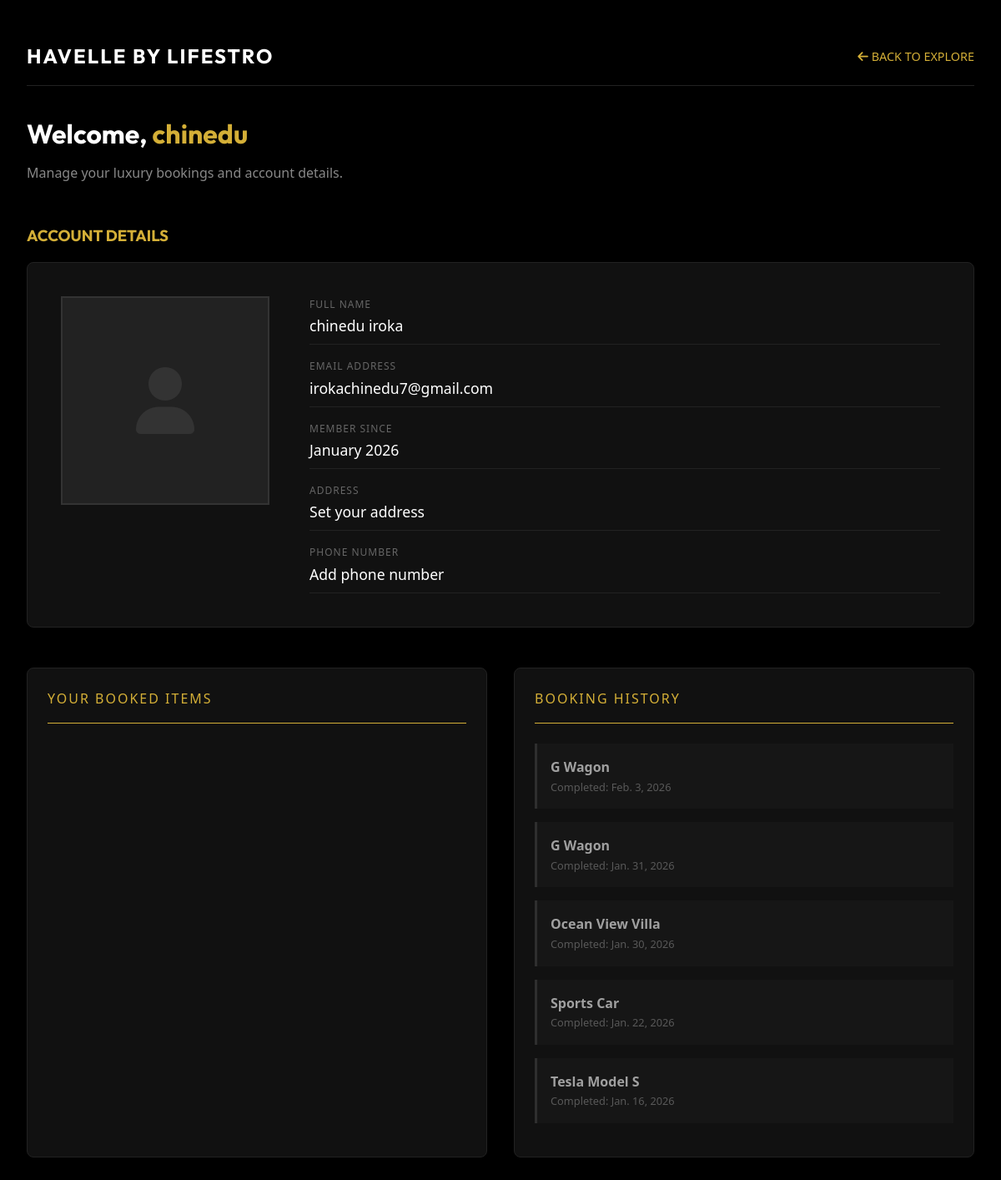
Page /profile/ (signed in) on the committed database.
### landing/models.py (models this page shows, shortened)
class UserProfile(models.Model):
    user = models.OneToOneField(User, on_delete=models.CASCADE, related_name='profile')
    phone_number = models.CharField(max_length=20, blank=True)
    address = models.TextField(blank=True)
    date_of_birth = models.DateField(null=True, blank=True)
    face_photo = models.ImageField(upload_to='profiles/faces/', null=True, blank=True)

class Booking(models.Model):
    STATUS_CHOICES = [
        ('pending', 'Pending'),
        ('confirmed', 'Confirmed'),
        ('cancelled', 'Cancelled'),
        ('completed', 'Completed'),
    ]
    DURATION_CHOICES = [
        ('airport', 'Airport Pick-up / Drop-off'),
        ('10h', '10 Hours'),
        ('12h', '12 Hours'),
        ('More', 'Days'),
        ('custom', 'Select Return Date'),
    ]
    STAY_TYPE_CHOICES = [
        ('normal', 'Normal Stay'),
        ('party', 'Party/Event'),
    ]
    user = models.ForeignKey(User, on_delete=models.CASCADE, related_name='bookings')
    item = models.ForeignKey(RentalItem, on_delete=models.CASCADE, related_name='bookings')
    start_date = models.DateField()
    end_date = models.DateField(blank=True, null=True)
    status = models.CharField(max_length=20, choices=STATUS_CHOICES, default='pending')
    pickup_location = models.CharField(max_length=255, blank=True, null=True)
    destination = models.CharField(max_length=255, blank=True, null=True)
    duration_type = models.CharField(max_length=20, choices=DURATION_CHOICES, default='airport')
    number_of_guests = models.IntegerField(blank=True, null=True, help_text="Number of guests for apartment bookings")
    stay_type = models.CharField(
        max_length=20,
        choices=STAY_TYPE_CHOICES,
        blank=True,
        null=True,
        help_text="Type of stay for apartment bookings"
    )
    created_at = models.DateTimeField(auto_now_add=True)
    updated_at = models.DateTimeField(auto_now=True)
    class Meta:
        ordering = ['-created_at']
        indexes = [
            models.Index(fields=['item', 'start_date', 'end_date']),
            models.Index(fields=['user', '-created_at']),
            models.Index(fields=['status']),
        ]

class RentalItem(models.Model):
    category = models.ForeignKey(Category, on_delete=models.CASCADE, related_name='items')
    name = models.CharField(max_length=200)
    description = models.TextField()
    price_per_day = models.DecimalField(max_digits=10, decimal_places=2)
    rating = models.DecimalField(max_digits=3, decimal_places=1, default=5.0)
    image = models.ImageField(upload_to='rentals/')
    video_url = models.URLField(blank=True, null=True, help_text="Link to YouTube or Vimeo video")
    is_featured = models.BooleanField(default=False)

### landing/views.py (the view)
# urls.py: path('profile/', views.profile_view, name='profile'),
@login_required
def profile_view(request):
    profile_info, created = UserProfile.objects.get_or_create(user=request.user)
    user_bookings = Booking.objects.filter(user=request.user).order_by('-start_date')
    return render(request, 'landing/profile.html', {
        'bookings': user_bookings,
        'profile': profile_info,
        'today': timezone.now().date() # Add this line
    })

### landing/templates/landing/profile.html (shortened to what this page needs)
{% load static %}
<!DOCTYPE html>
<html lang="en">
<head>
    <link rel="stylesheet" href="{% static 'landing/css/style.css' %}">
    <link rel="stylesheet" href="https://cdnjs.cloudflare.com/ajax/libs/font-awesome/6.0.0/css/all.min.css">
</head>
<body>
    <div class="container">
        <nav class="profile-nav">
            <div class="logo">HAVELLE BY LIFESTRO</div>
            <a href="{% url 'index' %}" class="back-link"><i class="fas fa-arrow-left"></i> BACK TO EXPLORE</a>
        </nav>
        <section class="welcome-section">
            <h1>Welcome, <span class="gold-accent">{{ user.username }}</span></h1>
            <p>Manage your luxury bookings and account details.</p>
        </section>
        <h3 class="gold-accent" style="margin-bottom: 1rem;">ACCOUNT DETAILS</h3>
        <section class="account-layout">
            <div class="face-photo-container">
                {% if profile.face_photo %}
                <img src="{{ profile.face_photo.url }}" alt="Profile Photo">
                {% else %}
                <i class="fas fa-user fa-5x" style="color: #333;"></i>
                {% endif %}
            </div>
            <div class="details-list">
                <div class="detail-item">
                    <div class="detail-label">Full Name</div>
                    <div class="detail-value">{{ user.get_full_name|default:"Not Provided" }}</div>
                </div>
                <div class="detail-item">
                    <div class="detail-label">Email Address</div>
                    <div class="detail-value">{{ user.email }}</div>
                </div>
                <div class="detail-item">
                    <div class="detail-label">Member Since</div>
                    <div class="detail-value">{{ user.date_joined|date:"F Y" }}</div>
                </div>
                <div class="detail-item">
                    <div class="detail-label">Address</div>
                    <div class="detail-value">{{ profile.address|default:"Set your address" }}</div>
                </div>
                <div class="detail-item">
                    <div class="detail-label">Phone Number</div>
                    <div class="detail-value">{{ profile.phone_number|default:"Add phone number" }}</div>
                </div>
            </div>
        </section>
        <div class="booking-frames">
            <div class="frame">
                <div class="frame-header gold-accent">Your Booked Items</div>
            </div>
            <div class="frame">
                <div class="frame-header gold-accent">Booking History</div>
                {% for booking in bookings %}
                {% if booking.end_date < today %} <div class="booking-mini-card"
                    style="border-left-color: #444; opacity: 0.6;">
                    <div style="font-weight: bold;">{{ booking.item.name }}</div>
                    <div style="font-size: 0.8rem; color: #888;">Completed: {{ booking.end_date }}</div>
            </div>
            {% endif %}
            {% empty %}
            <p style="color: #444;">No past history.</p>
            {% endfor %}
        </div>
    </div>
    </div>
</body>
</html>

### landing/static/landing/css/style.css (style rules this page uses)
:root { --bg-color: #121212; --card-bg: #1e1e1e; --text-primary: #ffffff; --text-secondary: #b0b0b0; --accent-gold: #f4d03f; --accent-blue: #2196f3; --accent-blue-hover: #1976d2; --border-color: #333333; --input-bg: #2a2a2a; --transition-smooth: all 0.3s cubic-bezier(0.4, 0, 0.2, 1); }
* { margin: 0; padding: 0; box-sizing: border-box; }
body { background-color: var(--bg-color); color: var(--text-primary); font-family: 'Inter', sans-serif; line-height: 1.6; overflow-x: hidden; }
h1, h2, h3, .logo { font-family: 'Outfit', sans-serif; }
a { text-decoration: none; color: inherit; transition: var(--transition-smooth); }
.container { max-width: 1400px; margin: 0 auto; padding: 0 2rem; }
.logo { font-size: 1.5rem; font-weight: 700; letter-spacing: 2px; text-transform: uppercase; }

### landing/templates/landing/profile.html (style rules this page uses)
body { background: #000; color: #fff; font-family: 'Segoe UI', sans-serif; margin: 0; }
.container { max-width: 1200px; margin: 0 auto; padding: 2rem; }
.gold-accent { color: #d4af37; }
.profile-nav { padding: 1rem 0; border-bottom: 1px solid #222; margin-bottom: 2rem; display: flex; justify-content: space-between; align-items: center; }
.back-link { color: #d4af37; text-decoration: none; font-size: 0.9rem; }
.welcome-section { margin-bottom: 3rem; }
.welcome-section h1 { margin: 0; font-size: 2rem; }
.welcome-section p { color: #888; margin-top: 0.5rem; }
.account-layout { display: flex; gap: 3rem; background: #111; padding: 2.5rem; border: 1px solid #222; border-radius: 8px; margin-bottom: 3rem; }
.face-photo-container { width: 250px; height: 250px; background: #222; border: 2px solid #333; display: flex; align-items: center; justify-content: center; overflow: hidden; }
.details-list { flex: 1; display: flex; flex-direction: column; justify-content: center; gap: 1rem; }
.detail-item { border-bottom: 1px solid #222; padding-bottom: 0.5rem; }
.detail-label { color: #666; font-size: 0.75rem; text-transform: uppercase; letter-spacing: 1px; }
.detail-value { font-size: 1.1rem; margin-top: 2px; }
.booking-frames { display: grid; grid-template-columns: 1fr 1fr; gap: 2rem; }
.frame { background: #111; border: 1px solid #222; padding: 1.5rem; border-radius: 8px; min-height: 300px; }
.frame-header { border-bottom: 1px solid #d4af37; padding-bottom: 1rem; margin-bottom: 1.5rem; text-transform: uppercase; letter-spacing: 2px; font-size: 1rem; }
.booking-mini-card { background: #1a1a1a; padding: 1rem; margin-bottom: 1rem; border-left: 3px solid #d4af37; }

### rows in the picture
UserProfile: address "Set your address", phone_number "Add phone number"
Booking: item.name "G Wagon", end_date "Feb. 3, 2026"
Booking: item.name "G Wagon", end_date "Jan. 31, 2026"
Booking: item.name "Ocean View Villa", end_date "Jan. 30, 2026"
Booking: item.name "Sports Car", end_date "Jan. 22, 2026"
Booking: item.name "Tesla Model S", end_date "Jan. 16, 2026"

### other values in the picture
{{ user.username }} "chinedu"
{{ user.get_full_name|default:"Not Provided" }} "chinedu iroka"
{{ user.email }} "irokachinedu7@gmail.com"
{{ user.date_joined|date:"F Y" }} "January 2026"
